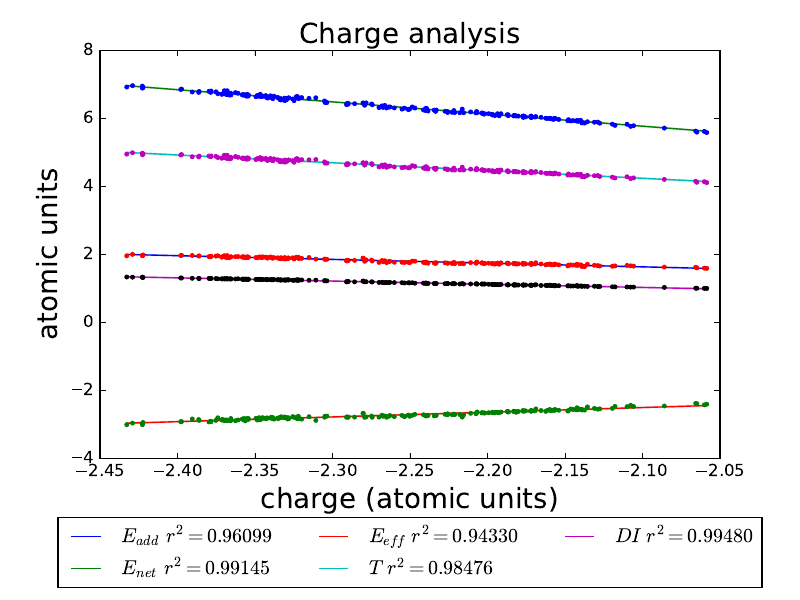

Source code (Python):
#!/opt/homebrew/bin/python3
import numpy as np
#### Imprimir como antes
import matplotlib as mpl
import matplotlib.pyplot as plt
import matplotlib.style
mpl.style.use('classic')
axis_font = {'size' : '20'}
from matplotlib import rcParams
#rcParams.update({'font.size' : 16})
#rcParams.update({'figure.autolayout' : True})

charge = []
Eadd   = []
Enet   = []
Eeff   = []
Kin    = []
DI     = []

archivo = open('chargee.dat', 'r')
for line in archivo:
    line = line.strip()
    columns = line.split()
    source = float(columns[0]), float(columns[1]), float(columns[2]), float(columns[3]), float(columns[4]), float(columns[5])
    charge.append(float(columns[0]))
    Eadd.append(float(columns[1]))
    Enet.append(float(columns[2]))
    Eeff.append(float(columns[3]))
    Kin.append(float(columns[4]))
    DI.append(float(columns[5]))
archivo.close()

x = np.array(charge)
y = np.array(Eadd)

#Eadd
a, b = np.polyfit(x, y, deg=1)
y_est = a * x + b
y_err = x.std() * np.sqrt(1/len(x) +
                          (x - x.mean())**2 / np.sum((x - x.mean())**2))

fig, ax = plt.subplots()
ax.plot(x, y_est, '-', label=r'$E_{add}$ $r^2=0.96099$')
ax.fill_between(x, y_est - y_err, y_est + y_err, alpha=0.1)
ax.plot(x, y, '.', color='red')

#Enet
y  = np.array(Enet)
a, b = np.polyfit(x, y, deg=1)
y_est = a * x + b
y_err = x.std() * np.sqrt(1/len(x) +
                          (x - x.mean())**2 / np.sum((x - x.mean())**2))

ax.plot(x, y_est, '-', label=r'$E_{net}$ $r^2=0.99145$')
ax.fill_between(x, y_est - y_err, y_est + y_err, alpha=0.1)
ax.plot(x, y, '.', color='blue')

#Eeff
y = np.array(Eeff)
a, b = np.polyfit(x, y, deg=1)
y_est = a * x + b
y_err = x.std() * np.sqrt(1/len(x) +
                          (x - x.mean())**2 / np.sum((x - x.mean())**2))

ax.plot(x, y_est, '-', label=r'$E_{eff}$ $r^2=0.94330$')
ax.fill_between(x, y_est - y_err, y_est + y_err, alpha=0.1)
ax.plot(x, y, '.', color='green')

#Kin
y = np.array(Kin)
a, b = np.polyfit(x, y, deg=1)
y_est = a * x + b
y_err = x.std() * np.sqrt(1/len(x) +
                          (x - x.mean())**2 / np.sum((x - x.mean())**2))

ax.plot(x, y_est, '-', label=r'$T$ $r^2=0.98476$')
ax.fill_between(x, y_est - y_err, y_est + y_err, alpha=0.1)
ax.plot(x, y, '.', color='m')

#DI
y = np.array(DI)
a, b = np.polyfit(x, y, deg=1)
y_est = a * x + b
y_err = x.std() * np.sqrt(1/len(x) +
                          (x - x.mean())**2 / np.sum((x - x.mean())**2))

ax.plot(x, y_est, '-', label=r'$DI$ $r^2=0.99480$')
ax.fill_between(x, y_est - y_err, y_est + y_err, alpha=0.1)
ax.plot(x, y, '.', color='black')

plt.title('Charge analysis', **axis_font)
plt.xlabel(r'charge (atomic units)', **axis_font)
plt.ylabel(r'atomic units', **axis_font)

#plt.ylim((-2.5, 5))
#plt.xlim((2, 10.5))

box = ax.get_position()
ax.set_position([box.x0, box.y0 + box.height * 0.17,
                 box.width, box.height * 0.85])

ax.legend(loc='upper center', bbox_to_anchor=(0.5, -0.12), ncol=3)
#          fancybox=True, shadow=True, ncol=3)

plt.savefig('chargee.pdf')
#plt.show()
